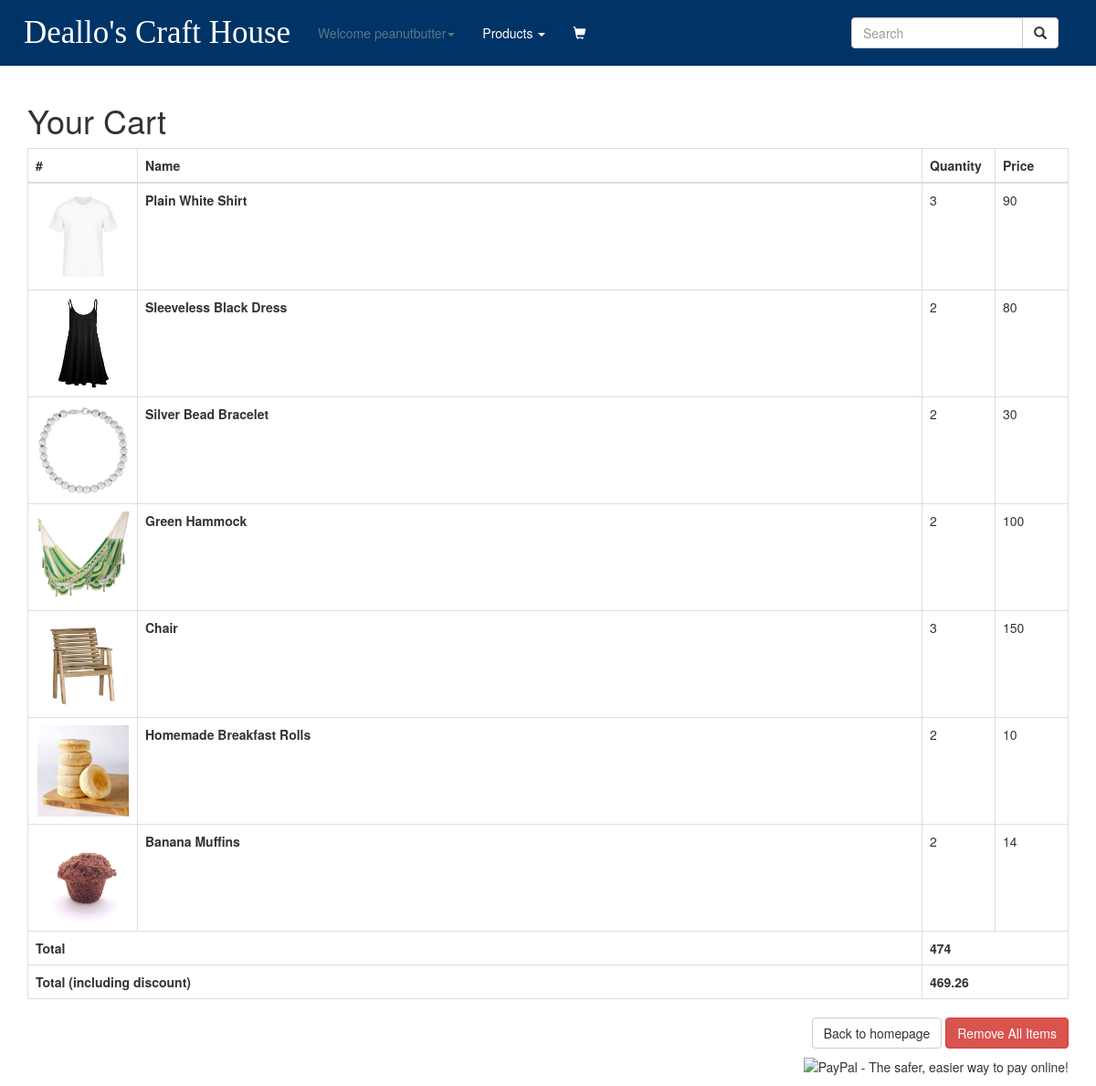
/pages/order.php (signed in), run on the app's committed database.
### tables this page shows
CREATE TABLE `shopping` (
  `id_user` int(2) NOT NULL,
  `id` int(11) NOT NULL,
  `amount_quantity` varchar(10) NOT NULL,
  `amount_price` double NOT NULL,
  `order_number` int(7) NOT NULL
);

CREATE TABLE `product` (
  `id` int(11) NOT NULL,
  `name` varchar(80) NOT NULL,
  `summary` varchar(255) NOT NULL,
  `price` double NOT NULL,
  `quantity` varchar(10) NOT NULL,
  `image` varchar(100) NOT NULL,
  `product_owner` varchar(255) NOT NULL,
  `category` varchar(255) NOT NULL
);

### pages/order.php (the view, shortened to what this page needs)
<?php
include "../includes/product_config.php";
if(isset($_POST['shopping'])){
    $user = $_POST['ui'];
    $idpro = $_POST['id'];
    $aq = $_POST['aq'];
    $ap = $_POST['ap'];
    $order = $_POST['order'];
    $stmt = $dbh->prepare("INSERT INTO shopping VALUES (?,?,?,?,?)");
    $stmt->bindParam(1, $user);
    $stmt->bindParam(2, $idpro);
    $stmt->bindParam(3, $aq);
    $stmt->bindParam(4, $ap);
    $stmt->bindParam(5, $order);
    $stmt->execute();
} else{
            ?>
<!DOCTYPE html>
<html lang="en">
  <head>
    <link rel="stylesheet=" href="styles/bootstrap/bootstrap.css">
    <link rel="stylesheet" href="https://maxcdn.bootstrapcdn.com/bootstrap/3.3.7/css/bootstrap.min.css">
    <link rel="stylesheet" href="../styles/test.css">
  </head>
  <body>
 <div class="navbar navbar-custom nav-fixed-top" role="navigation">
  <div class="navbar-header">
    <a class="navbar-brand" rel="home" href="../index.php">Deallo's Craft House</a>
  </div>
  <div class="collapse navbar-collapse">
    <div class="col-sm-3 col-md-3 navbar-right">
      <form class="navbar-form" role="search">
      <div class="input-group ">
        <input type="text" class="form-control" placeholder="Search" name="srch-term" id="srch-term">
        <div class="input-group-btn">
          <button class="btn btn-default" type="submit"><i class="glyphicon glyphicon-search"></i></button>
        </div>
      </div>
      </form>
    </div>
    <ul class="nav navbar-nav">
    <li class="dropdown">
     <?php  if (isset($_SESSION['username'])) : ?>
              <a href="products.php" class="dropdown-toggle" data-toggle="dropdown" style="color: #577B84">Welcome <?php echo $_SESSION['username'] ?><b class="caret"></b></a>
            </li>
       <?php endif ?>
      <li class="dropdown">
              <a href="products.php" class="dropdown-toggle" data-toggle="dropdown">Products <b class="caret"></b></a>
      </li>
      <li>
        <span class="navbar-text navbar-right"><span class="glyphicon glyphicon-shopping-cart glyphicon-2x my-cart-icon"><span class="badge badge-notify my-cart-badge"></span></></span>
      </li>
    </ul>
  </div>
</div>
    <div class="container">
        <h1>Your Cart</h1>
        <table class="table table-bordered">
            <thead>
                <tr>
                    <th>#</th>
                    <th>Name</th>
                    <th>Quantity</th>
                    <th>Price</th>
                </tr>
            </thead>
            <tbody>
                <?php
                $stmt = $dbh->prepare("SELECT * FROM shopping a, product b where a.id=b.id and a.id_user = 1");
                if ($stmt->execute()) {
                  while ($row = $stmt->fetch()) {
                ?>
                <tr>
                    <td width="120"><img src="../images/product_images/<?php echo $row['image'] ?>" style="width:100px"/></td>
                    <td><strong><?php echo $row['name'] ?></strong></td>
                    <td width="80"><?php echo $row['amount_quantity'] ?></td>
                    <td width="80"><?php echo $row['amount_price'] ?></td>
                </tr>
                <?php
                  }
                }
                ?>
            </tbody>
            <tfoot>
                <?php
                $stmt2 = $dbh->prepare("SELECT sum(amount_price) as ap2 FROM shopping where id_user = 1");
                $stmt2->execute();
                $row2 = $stmt2->fetch();
                ?>
                <tr>
                    <th colspan="2">Total</th>
                    <th colspan="2"><?php echo $row2['ap2'] ?></th>
                </tr>
                <tr>
                    <th colspan="2">Total (including discount)</th>
                    <th colspan="2"><?php echo $row2['ap2']*0.99 ?></th>
                </tr>
            </tfoot>
        </table>
        <p class="text-right"><a href="products.php" class="btn btn-default">Back to homepage</a> <a href="?del=1" class="btn btn-danger">Remove All Items</a></p>
        <div class="paypal_checkout">
        <p class="text-right">
            <form action="https://www.sandbox.paypal.com/cgi-bin/webscr" method="post" target="_top" align="right">
                <input type="image" src="https://www.sandbox.paypal.com/en_US/i/btn/btn_buynow_SM.gif" border="0" name="submit" alt="PayPal - The safer, easier way to pay online!">
            </form>
        </p>
        </div>
    </div>
  </body>
</html>
<?php
 }
?>

### styles/test.css (style rules this page uses)
body { background-color: #FFFFFF; }
a { color: inherit; }
.navbar { border-radius:none !important; padding: 10px; -webkit-border-radius: 0; -moz-border-radius: 0; border-radius: 0; }
.navbar-brand { font-family: queenFont; }
.navbar-custom { background-color:#003366; background-image: none; color:#FFF; }
.navbar-nav > li > a { color:#FFF; }
.navbar-brand { color:#FFF; font-size:250%; }
img { margin: auto; display: block; }

### data on the page
shopping: id.image (picture), id.name "Plain White Shirt", amount_quantity "3", amount_price "90"
shopping: shows a picture, id.name "Sleeveless Black Dress", amount_quantity "2", amount_price "80"
shopping: id.image (picture), id.name "Silver Bead Bracelet", amount_quantity "2", amount_price "30"
shopping: id.image (picture), id.name "Green Hammock", amount_quantity "2", amount_price "100"
shopping: id.image (picture), id.name "Chair", amount_quantity "3", amount_price "150"
shopping: id.image (picture), id.name "Homemade Breakfast Rolls", amount_quantity "2", amount_price "10"
shopping: id.image (picture), id.name "Banana Muffins", amount_quantity "2", amount_price "14"

### other printed values
$_SESSION['username'] "peanutbutter"
$row2['ap2'] "474"
$row2['ap2']*0.99 "469.26"
